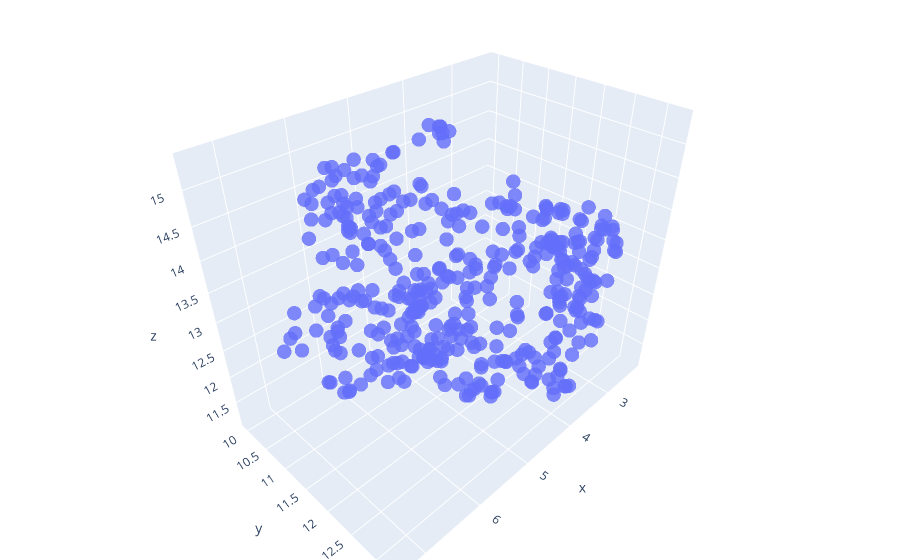

The notebook cell this image was saved under:
### Code cell
# Let's render this in a plotly 3D scatter plot so we can interact with it

df['x'] = embeddings_3d[:, 0]
df['y'] = embeddings_3d[:, 1]
df['z'] = embeddings_3d[:, 2]

import plotly.graph_objects as go

data = []
for cluster_id in df['cluster'].unique():
    cluster_df = df[df['cluster'] == cluster_id]
    trace = go.Scatter3d(
        x=cluster_df['x'],
        y=cluster_df['y'],
        z=cluster_df['z'],
        mode='markers',
        text=cluster_df['title'],
        name=f"Cluster {cluster_id}",
        hoverinfo='text',
        marker=dict(
            size=5,
            opacity=0.8,
        )
    )
    data.append(trace)

layout = go.Layout(
    margin=dict(
        l=0,
        r=0,
        b=0,
        t=0
    ),
    legend=dict(
        itemsizing='constant'  
    )
)

fig = go.Figure(data=data, layout=layout)
fig.show()

### Figure 1 — Plotly figure (JSON) as saved in the notebook; plotly's stock layout.template omitted (floating-point values rounded to 4 significant figures; data arrays with more than 128 entries replaced by an {"elided": "..."} marker saying what was removed)
{"data": [{"hoverinfo": "text", "marker": {"opacity": 0.8, "size": 5}, "mode": "markers", "name": "Cluster 0", "text": {"elided": "395 str values"}, "type": "scatter3d", "x": {"elided": "395 float values"}, "y": {"elided": "395 float values"}, "z": {"elided": "395 float values"}}], "layout": {"legend": {"itemsizing": "constant"}, "margin": {"b": 0, "l": 0, "r": 0, "t": 0}}}
